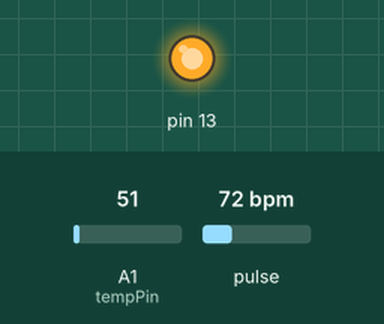
Simulated run of this sketch. Board: Arduino Uno, built with avr-gcc and run on an emulated ATmega328P. Shown: output pins drawn as LEDs (lit = HIGH). Dashed ring = blinking. Inputs (shaded band) come from the test bench; at power-on: pulse 72 bpm, A1 (tempPin) = 51. What the sketch prints to the serial monitor is not drawn.

Above: at 1.2 s.
1.3 s: pulse set to 61 bpm
3.2 s: pulse set to 58 bpm
At 4.8 s:
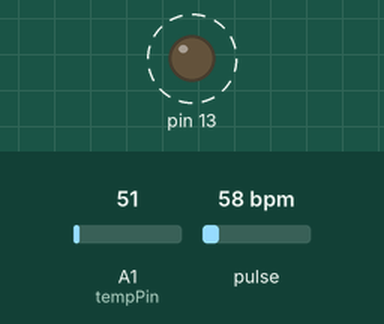
7.4 s: pulse set to 70 bpm
At 7.9 s:
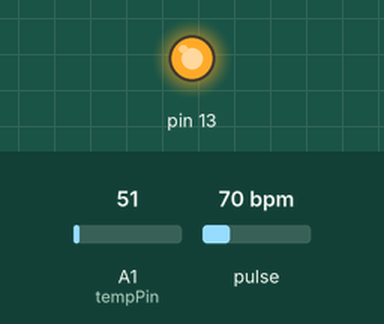
Timing chart, 0 to 10.4 s (numbered marks = the images above; inputs shaded):
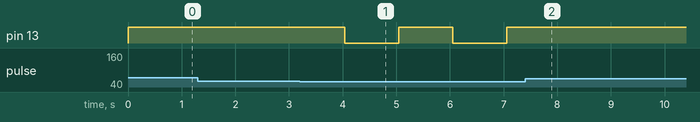

The sketch:

healthboard.ino
```cpp
#include <SoftwareSerial.h>
SoftwareSerial BTserial(10, 11); // RX | TX
#define USE_ARDUINO_INTERRUPTS true    // Set-up low-level interrupts for most acurate BPM math.
#include <PulseSensorPlayground.h>     // Includes the PulseSensorPlayground Library.

//  Variables
const int PulseWire = 0;       // PulseSensor PURPLE WIRE connected to ANALOG PIN 0
const int LED13 = 13;          // The on-board Arduino LED, close to PIN 13.
int Threshold = 550;           // Determine which Signal to "count as a beat" and which to ignore.
                               // Use the "Gettting Started Project" to fine-tune Threshold Value beyond default setting.
                               // Otherwise leave the default "550" value.
int val;
int tempPin = 1;

PulseSensorPlayground pulseSensor;  // Creates an instance of the PulseSensorPlayground object called "pulseSensor"


void setup() {

  Serial.begin(9600);          // For Serial Monitor
  BTserial.begin(9600);

  // Configure the PulseSensor object, by assigning our variables to it.
  pulseSensor.analogInput(PulseWire);
  pulseSensor.blinkOnPulse(LED13);       //auto-magically blink Arduino's LED with heartbeat.
  pulseSensor.setThreshold(Threshold);

  // Double-check the "pulseSensor" object was created and "began" seeing a signal.
   if (pulseSensor.begin()) {
    Serial.println("We created a pulseSensor Object !");  //This prints one time at Arduino power-up,  or on Arduino reset.
  }
}


void loop() {


 int myBPM = pulseSensor.getBeatsPerMinute();  //Heartbeat
                                               // Calls function on our pulseSensor object that returns BPM as an "int".
                                               // "myBPM" hold this BPM value now.

if (pulseSensor.sawStartOfBeat()) {            // Constantly test to see if "a beat happened".
 Serial.println("♥  A HeartBeat Happened ! "); // If test is "true", print a message "a heartbeat happened".
 Serial.print("BPM: ");                        // Print phrase "BPM: "
 Serial.println(myBPM);                        // Print the value inside of myBPM.
 BTserial.print(myBPM);
 BTserial.print(' ');
 BTserial.print('|');
 BTserial.print('|');


 val = analogRead(tempPin);           //Temperature
float mv = ( val/1024.0)*5000;
float cel = mv/10;
float farh = (cel*9)/5 + 32;

Serial.print("TEMPRATURE = ");
Serial.print(cel);
Serial.print("*C");
Serial.println();
BTserial.print(' ');
BTserial.print(cel);

}

  delay(1000);                    // considered best practice in a simple sketch.

}
```

Measured:
- the behaviour switches between 60 and 59 bpm on pulse (found by bisection; images 0 and 1)
- after the input at 1.3 s, every drawn part: stays the same
- after the input at 3.2 s, pin 13: alternates HIGH for 1.0 s and LOW for 1.0 s, starting after 0.84 s
- after the input at 7.4 s, pin 13: stops changing and stays HIGH
